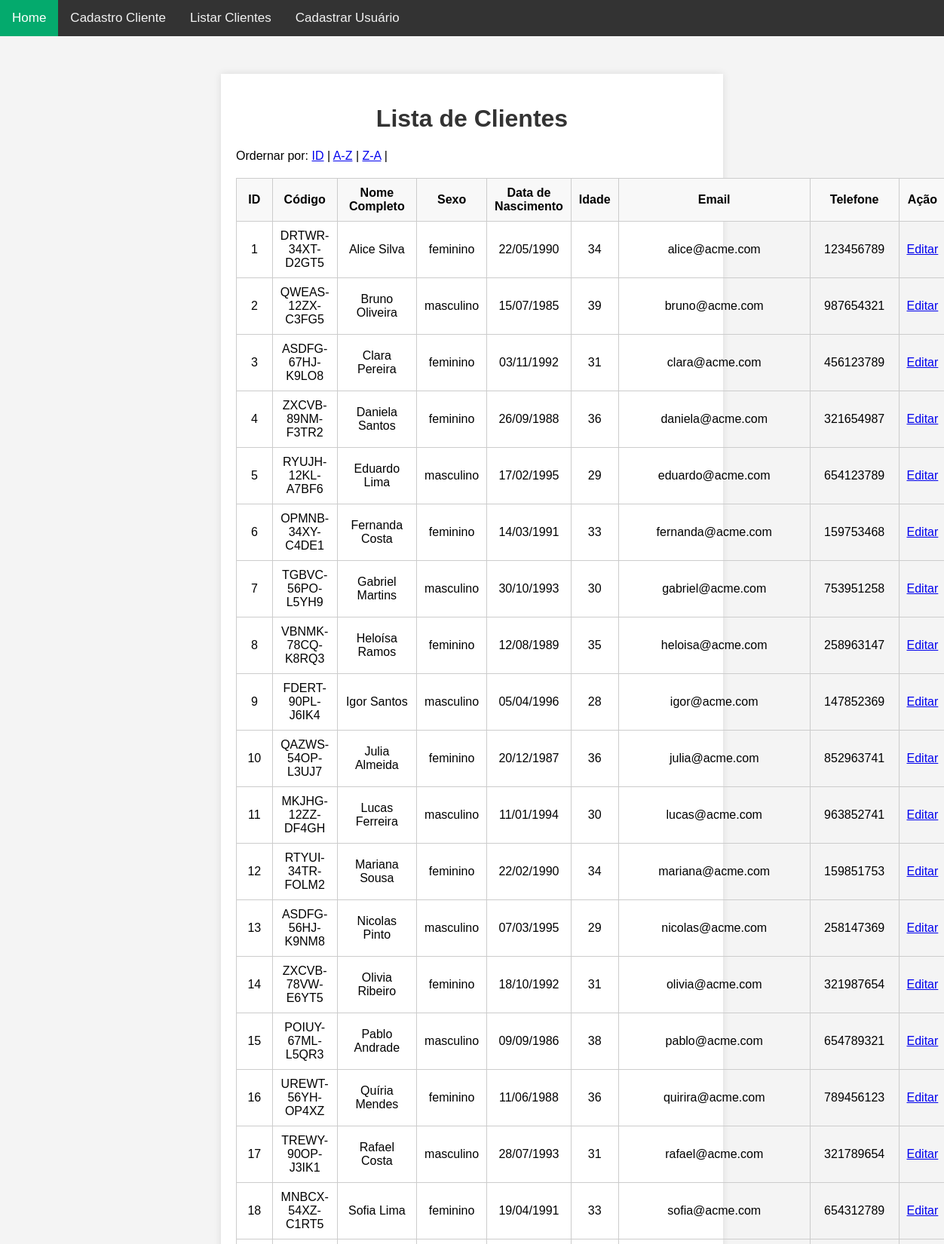
Page /sistema/clientes/nome_sobrenome_exe01.php (signed in, upper part) on the committed database.
### tables this page shows
CREATE TABLE IF NOT EXISTS clientes (
  id INT AUTO_INCREMENT PRIMARY KEY NOT NULL,
  codigo VARCHAR(50) DEFAULT NULL,
  nome_completo VARCHAR(255) NULL,
  sexo ENUM('masculino', 'feminino'),
  dt_nasc date DEFAULT NULL,
  email VARCHAR(255) DEFAULT NULL,
  telefone VARCHAR(15) DEFAULT NULL
);

### sistema/clientes/nome_sobrenome_exe01.php (the view, shortened to what this page needs)
<?php
include '../../central/fn/server.php';
$nome_arquivo = "index.php";
if (isset($_GET['listar']) && is_numeric($_GET['listar'])) {
    $limite = (int)$_GET['listar'];
    $sql = "SELECT * FROM clientes LIMIT $limite";
} else {
    $sql = "SELECT * FROM clientes";
}
$result = mysqli_query($conexao, $sql);
?>
<!DOCTYPE html>
<html lang="pt-BR">
<head>
    <link rel="stylesheet" href="../../central/css/estilo.css"/>
</head>
<body>
<?php  echo $menu_links_clientes; ?>
    <div class="container">
        <h1>Lista de Clientes</h1>
        <p>Ordernar por:
            <a href="<?php echo $nome_arquivo; ?>">ID</a> |
            <a href="<?php echo $nome_arquivo; ?>?filtro=az">A-Z</a> |
            <a href="<?php echo $nome_arquivo; ?>?filtro=za">Z-A</a> |
        </p>
        <table>
            <thead>
                <tr>
                    <th>ID</th>
                    <th>Código</th>
                    <th>Nome Completo</th>
                    <th>Sexo</th>
                    <th>Data de Nascimento</th>
                    <th>Idade</th>
                    <th>Email</th>
                    <th>Telefone</th>
                    <th>Ação</th>
                </tr>
            </thead>
            <tbody>
                <?php
                if (mysqli_num_rows($result) > 0) {
                    while($row = mysqli_fetch_assoc($result)) {
                        $data_nasc = date("d/m/Y", strtotime($row['dt_nasc']));
                        $data_nascimento = new DateTime($row['dt_nasc']);
                        $hoje      = new DateTime();
                        $idade     = $hoje->diff($data_nascimento)->y;
                        echo "<tr>";
                        echo "<td>" . $row['id'] . "</td>";
                        echo "<td>" . $row['codigo'] . "</td>";
                        echo "<td>" . $row['nome_completo'] . "</td>";
                        echo "<td>" . $row['sexo'] . "</td>";
                        echo "<td>" . $data_nasc . "</td>";
                        echo "<td>" . $idade . "</td>";
                        echo "<td>" . $row['email'] . "</td>";
                        echo "<td>" . $row['telefone'] . "</td>";
                        echo "<td>
            <a href='cliente_atualizar.php?codigo=".$row['codigo']."'>Editar
            </td>";
                        echo "</tr>";
                    }
                } else {
                    echo "<tr><td colspan='8' style='text-align:center;'>Nenhum cliente cadastrado.</td></tr>";
                }
                ?>
            </tbody>
        </table>
    </div>
</body>
</html>

### central/css/estilo.css (style rules this page uses)
body { font-family: Arial, sans-serif; background-color: #f4f4f4; margin: 0; padding: 0; }
.container { width: 50%; margin: 50px auto; background-color: #fff; padding: 20px; box-shadow: 0 0 10px rgba(0, 0, 0, 0.1); }
h1 { text-align: center; color: #333; }
table { width: 100%; border-collapse: collapse; margin-top: 20px; }
table, th, td { border: 1px solid #ccc; }
th, td { padding: 10px; text-align: center; }
th { background-color: #f8f8f8; }

### rows in the picture
clientes: id "1", codigo "DRTWR-34XT-D2GT5", nome_completo "Alice Silva", sexo "feminino", dt_nasc "22/05/1990", dt_nasc "34", email "alice@acme.com", telefone "123456789"
clientes: id "2", codigo "QWEAS-12ZX-C3FG5", nome_completo "Bruno Oliveira", sexo "masculino", dt_nasc "15/07/1985", dt_nasc "39", email "bruno@acme.com", telefone "987654321"
clientes: id "3", codigo "ASDFG-67HJ-K9LO8", nome_completo "Clara Pereira", sexo "feminino", dt_nasc "03/11/1992", dt_nasc "31", email "clara@acme.com", telefone "456123789"
clientes: id "4", codigo "ZXCVB-89NM-F3TR2", nome_completo "Daniela Santos", sexo "feminino", dt_nasc "26/09/1988", dt_nasc "36", email "daniela@acme.com", telefone "321654987"
clientes: id "5", codigo "RYUJH-12KL-A7BF6", nome_completo "Eduardo Lima", sexo "masculino", dt_nasc "17/02/1995", dt_nasc "29", email "eduardo@acme.com", telefone "654123789"
clientes: id "6", codigo "OPMNB-34XY-C4DE1", nome_completo "Fernanda Costa", sexo "feminino", dt_nasc "14/03/1991", dt_nasc "33", email "fernanda@acme.com", telefone "159753468"
clientes: id "7", codigo "TGBVC-56PO-L5YH9", nome_completo "Gabriel Martins", sexo "masculino", dt_nasc "30/10/1993", dt_nasc "30", email "gabriel@acme.com", telefone "753951258"
clientes: id "8", codigo "VBNMK-78CQ-K8RQ3", nome_completo "Heloísa Ramos", sexo "feminino", dt_nasc "12/08/1989", dt_nasc "35", email "heloisa@acme.com", telefone "258963147"
clientes: id "9", codigo "FDERT-90PL-J6IK4", nome_completo "Igor Santos", sexo "masculino", dt_nasc "05/04/1996", dt_nasc "28", email "igor@acme.com", telefone "147852369"
clientes: id "10", codigo "QAZWS-54OP-L3UJ7", nome_completo "Julia Almeida", sexo "feminino", dt_nasc "20/12/1987", dt_nasc "36", email "julia@acme.com", telefone "852963741"
clientes: id "11", codigo "MKJHG-12ZZ-DF4GH", nome_completo "Lucas Ferreira", sexo "masculino", dt_nasc "11/01/1994", dt_nasc "30", email "lucas@acme.com", telefone "963852741"
clientes: id "12", codigo "RTYUI-34TR-FOLM2", nome_completo "Mariana Sousa", sexo "feminino", dt_nasc "22/02/1990", dt_nasc "34", email "mariana@acme.com", telefone "159851753"
clientes: id "13", codigo "ASDFG-56HJ-K9NM8", nome_completo "Nicolas Pinto", sexo "masculino", dt_nasc "07/03/1995", dt_nasc "29", email "nicolas@acme.com", telefone "258147369"
clientes: id "14", codigo "ZXCVB-78VW-E6YT5", nome_completo "Olivia Ribeiro", sexo "feminino", dt_nasc "18/10/1992", dt_nasc "31", email "olivia@acme.com", telefone "321987654"
clientes: id "15", codigo "POIUY-67ML-L5QR3", nome_completo "Pablo Andrade", sexo "masculino", dt_nasc "09/09/1986", dt_nasc "38", email "pablo@acme.com", telefone "654789321"
clientes: id "16", codigo "UREWT-56YH-OP4XZ", nome_completo "Quíria Mendes", sexo "feminino", dt_nasc "11/06/1988", dt_nasc "36", email "quirira@acme.com", telefone "789456123"
clientes: id "17", codigo "TREWY-90OP-J3IK1", nome_completo "Rafael Costa", sexo "masculino", dt_nasc "28/07/1993", dt_nasc "31", email "rafael@acme.com", telefone "321789654"
clientes: id "18", codigo "MNBCX-54XZ-C1RT5", nome_completo "Sofia Lima", sexo "feminino", dt_nasc "19/04/1991", dt_nasc "33", email "sofia@acme.com", telefone "654312789"
